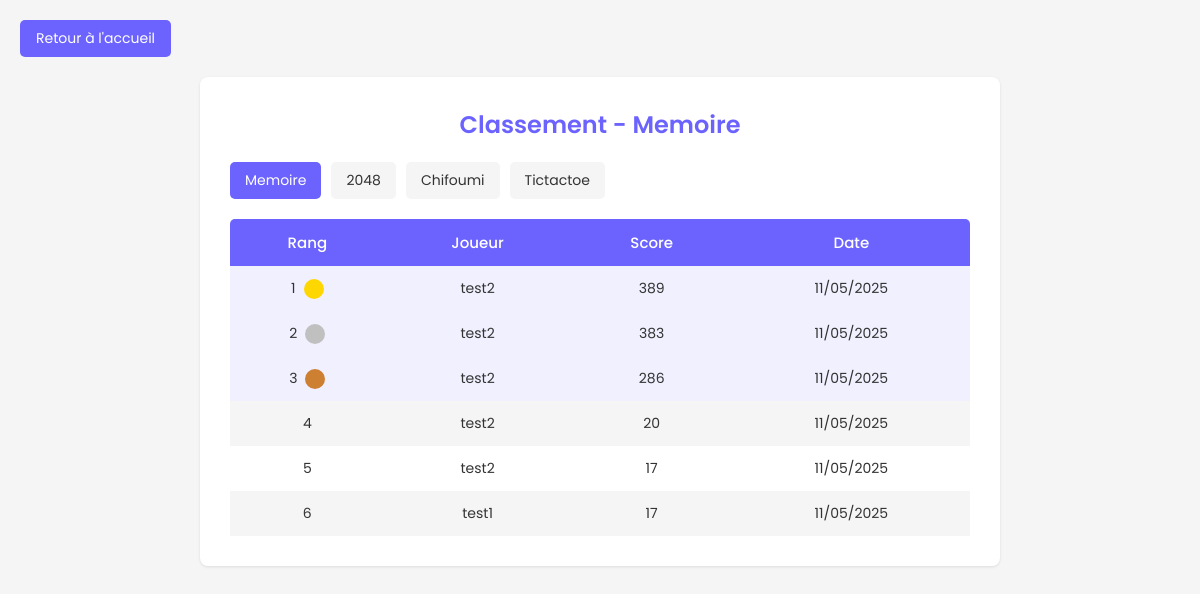
/code_source/profil/classement.php, run on the app's committed database.
### tables this page shows
CREATE TABLE `scores` (
  `id` int(11) NOT NULL,
  `user_id` int(11) NOT NULL,
  `jeu` varchar(50) NOT NULL,
  `score` int(11) NOT NULL,
  `date_partie` datetime DEFAULT current_timestamp()
);

CREATE TABLE `utilisateurs` (
  `id` int(11) NOT NULL,
  `username` varchar(50) NOT NULL,
  `email` varchar(100) NOT NULL,
  `password` varchar(255) NOT NULL,
  `birthdate` date NOT NULL
);

### code_source/profil/classement.php (the view, shortened to what this page needs)
<?php
$host = "localhost";
$dbname = "mini_jeux";
$user = "root";
$pass = "";
try {
    $pdo = new PDO("mysql:host=$host;dbname=$dbname;charset=utf8", $user, $pass);
    $pdo->setAttribute(PDO::ATTR_ERRMODE, PDO::ERRMODE_EXCEPTION);
} catch (PDOException $e) {
    die("Erreur de connexion : " . $e->getMessage());
}
$jeu = isset($_GET['jeu']) ? $_GET['jeu'] : 'memoire';
$jeux_disponibles = ['memoire', '2048', 'chifoumi', 'tictactoe'];
$stmt = $pdo->prepare("
    SELECT u.username, s.user_id, s.score, s.date_partie
    FROM scores s
    JOIN utilisateurs u ON s.user_id = u.id
    WHERE s.jeu = ?
    ORDER BY s.score DESC
    LIMIT 10
");
$stmt->execute([$jeu]);
$top_scores = $stmt->fetchAll(PDO::FETCH_ASSOC);
?>
<!DOCTYPE html>
<html lang="fr">
<head>
    <link rel="stylesheet" href="classement.css">
</head>
<body>
    <button id="back-button" onclick="window.location.href='../index/index.php'">
        Retour à l'accueil
    </button>
    <div class="classement-container">
        <h1>Classement - <?php echo ucfirst($jeu); ?></h1>
        <div class="jeux-navigation">
            <?php foreach ($jeux_disponibles as $jeu_item): ?>
                <a href="?jeu=<?php echo $jeu_item; ?>" class="<?php echo $jeu === $jeu_item ? 'active' : ''; ?>">
                    <?php echo ucfirst($jeu_item); ?>
                </a>
            <?php endforeach; ?>
        </div>
        <table class="scores-table">
            <thead>
                <tr>
                    <th>Rang</th>
                    <th>Joueur</th>
                    <th>Score</th>
                    <th>Date</th>
                </tr>
            </thead>
            <tbody>
                <?php if (count($top_scores) > 0): ?>
                    <?php foreach ($top_scores as $index => $score): ?>
                        <tr class="<?php echo isset($_SESSION['user_id']) && $score['user_id'] == $_SESSION['user_id'] ? 'current-user' : ''; ?>">
                            <td><?php echo $index + 1; ?></td>
                            <td><?php echo htmlspecialchars($score['username']); ?></td>
                            <td><?php echo htmlspecialchars($score['score']); ?></td>
                            <td><?php echo date('d/m/Y', strtotime($score['date_partie'])); ?></td>
                        </tr>
                    <?php endforeach; ?>
                <?php else: ?>
                    <tr>
                        <td colspan="4">Aucun score enregistré pour ce jeu</td>
                    </tr>
                <?php endif; ?>
            </tbody>
        </table>
    </div>
</body>
</html>

### code_source/profil/classement.css (style rules this page uses)
:root { --primary: #6c63ff; --light-bg: #f5f5f5; --very-light-blue: #f0f0ff; --dark-text: #333; --light-text: #fff; --gold: #ffd700; --silver: #c0c0c0; --bronze: #cd7f32; }
* { margin: 0; padding: 0; box-sizing: border-box; font-family: 'Poppins', sans-serif; }
body { background-color: var(--light-bg); color: var(--dark-text); padding: 20px; display: flex; flex-direction: column; min-height: 100vh; }
#back-button { background-color: var(--primary); color: white; border: none; border-radius: 5px; padding: 8px 16px; cursor: pointer; font-size: 14px; margin-bottom: 20px; align-self: flex-start; transition: background-color 0.2s; }
.classement-container { background-color: white; border-radius: 8px; box-shadow: 0 1px 3px rgba(0, 0, 0, 0.1); padding: 30px; width: 100%; max-width: 800px; margin: 0 auto; }
h1 { color: var(--primary); text-align: center; margin-bottom: 20px; font-size: 24px; font-weight: 600; }
.jeux-navigation { display: flex; gap: 10px; margin-bottom: 20px; }
.jeux-navigation a { padding: 8px 15px; border-radius: 5px; text-decoration: none; color: var(--dark-text); background-color: var(--light-bg); font-size: 14px; transition: all 0.2s; }
.jeux-navigation a.active { background-color: var(--primary); color: white; }
.scores-table { width: 100%; border-collapse: collapse; }
.scores-table th { background-color: var(--primary); color: white; padding: 12px; text-align: center; font-weight: 500; font-size: 15px; }
.scores-table th:first-child { border-top-left-radius: 5px; }
.scores-table th:last-child { border-top-right-radius: 5px; }
.scores-table tr:nth-child(-n+3) { background-color: var(--very-light-blue); }
.scores-table tr:nth-child(n+4):nth-child(odd) { background-color: white; }
.scores-table tr:nth-child(n+4):nth-child(even) { background-color: var(--light-bg); }
.scores-table td { padding: 12px; text-align: center; font-size: 14px; }
.scores-table tr:nth-child(1) td:first-child::after { content: ""; display: inline-block; width: 20px; height: 20px; border-radius: 50%; background-color: var(--gold); margin-left: 8px; vertical-align: middle; }
.scores-table tr:nth-child(2) td:first-child::after { content: ""; display: inline-block; width: 20px; height: 20px; border-radius: 50%; background-color: var(--silver); margin-left: 8px; vertical-align: middle; }
.scores-table tr:nth-child(3) td:first-child::after { content: ""; display: inline-block; width: 20px; height: 20px; border-radius: 50%; background-color: var(--bronze); margin-left: 8px; vertical-align: middle; }

### data on the page
scores: user.username "test2", score "389", date_partie "11/05/2025"
scores: user.username "test2", score "383", date_partie "11/05/2025"
scores: user.username "test2", score "286", date_partie "11/05/2025"
scores: user.username "test2", score "20", date_partie "11/05/2025"
scores: user.username "test2", score "17", date_partie "11/05/2025"
scores: user.username "test1", score "17", date_partie "11/05/2025"

### other printed values
$jeu "Memoire"
$jeu_item "Memoire"
$jeu_item "2048"
$jeu_item "Chifoumi"
$jeu_item "Tictactoe"
